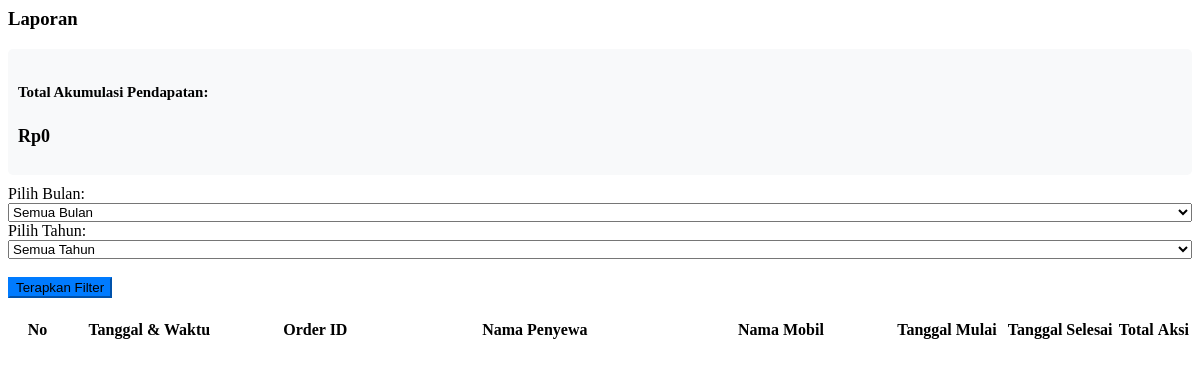
Page /admin/laporan.php on the earlier database version.
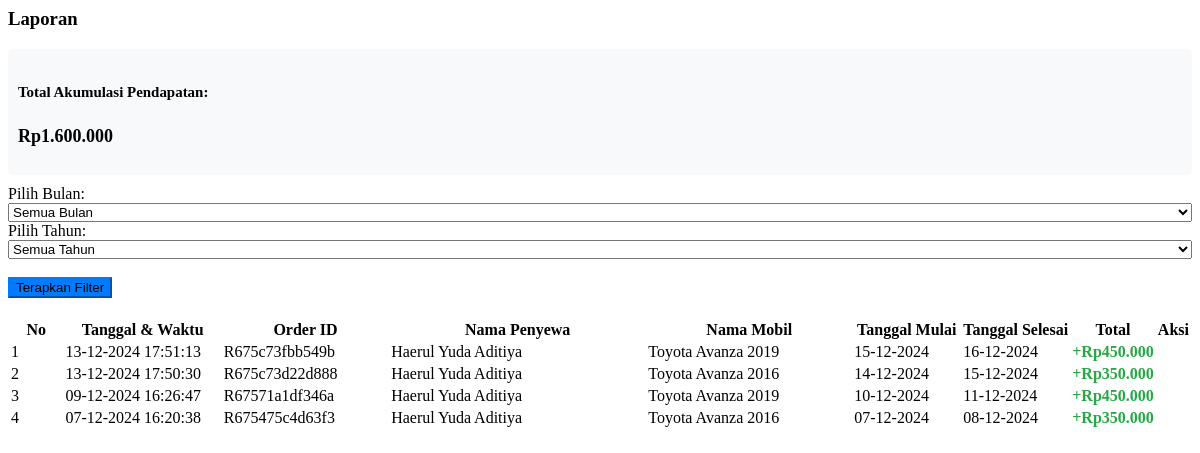
Same page on the later database version.
### tables this page shows
CREATE TABLE `payments` (
  `payment_id` int(11) NOT NULL,
  `order_id` varchar(50) NOT NULL,
  `transaction_id` varchar(100) NOT NULL,
  `payment_type` varchar(50) NOT NULL,
  `gross_amount` decimal(15,2) NOT NULL,
  `payment_status` enum('pending','paid','failed') NOT NULL,
  `created_at` timestamp NOT NULL DEFAULT current_timestamp(),
  `updated_at` timestamp NOT NULL DEFAULT current_timestamp() ON UPDATE current_timestamp()
);

CREATE TABLE `users` (
  `id` int(11) NOT NULL,
  `fullname` varchar(100) NOT NULL,
  `phone` varchar(15) NOT NULL,
  `email` varchar(100) NOT NULL,
  `address` text NOT NULL,
  `password` varchar(255) NOT NULL,
  `status` enum('aktif','nonaktif') NOT NULL DEFAULT 'aktif',
  `role` enum('user','admin') NOT NULL DEFAULT 'user',
  `created_at` timestamp NOT NULL DEFAULT current_timestamp(),
  `reset_token` varchar(64) DEFAULT NULL,
  `reset_token_expire` datetime DEFAULT NULL
);

CREATE TABLE `rentals` (
  `rental_id` int(11) NOT NULL,
  `user_id` int(11) NOT NULL,
  `car_id` int(11) NOT NULL,
  `start_date` date NOT NULL,
  `end_date` date NOT NULL,
  `duration` int(11) NOT NULL,
  `total_price` decimal(10,2) NOT NULL,
  `payment_status` enum('not_chosen','pending','paid','failed') DEFAULT NULL,
  `order_id` varchar(50) NOT NULL,
  `created_at` timestamp NOT NULL DEFAULT current_timestamp(),
  `updated_at` timestamp NOT NULL DEFAULT current_timestamp() ON UPDATE current_timestamp()
);

### admin/laporan.php (the view, shortened to what this page needs)
<section class="content">
  <div class="container-fluid">
    <div class="row">
      <div class="col-12">
        <div class="card">
          <div class="card-header">
            <h3 class="card-title">Laporan</h3>
          </div>
          <div class="card-body">
            <?php
              $total_income = 0;
              $sql_filter = "";
              $sql = "SELECT
                          p.order_id,
                          CONCAT(c.brand, ' ', c.model, ' ', c.year) AS car_name,
                          r.start_date,
                          r.end_date,
                          p.gross_amount,
                          p.payment_status,
                          p.created_at,
                          u.fullname AS customer_name
                      FROM payments p
                      JOIN rentals r ON p.order_id = r.order_id
                      JOIN users u ON r.user_id = u.id
                      JOIN cars c ON r.car_id = c.car_id
                      WHERE p.payment_status = 'paid' $sql_filter
                      ORDER BY p.created_at DESC";
              $result = mysqli_query($conn, $sql);
              while($row = mysqli_fetch_assoc($result)) {
                $total_income += $row['gross_amount'];
              }
            ?>
            <div class="total-accumulated">
              <h5>Total Akumulasi Pendapatan:</h5>
              <p>Rp<?php echo number_format($total_income, 0, ',', '.'); ?></p>
            </div>
            <form method="POST" action="">
              <div class="form-group row">
                <div class="col-md-4">
                  <label for="month">Pilih Bulan:</label>
                  <select name="month" id="month" class="form-control">
                    <option value="">Semua Bulan</option>
                  </select>
                </div>
                <div class="col-md-4">
                  <label for="year">Pilih Tahun:</label>
                  <select name="year" id="year" class="form-control">
                    <option value="">Semua Tahun</option>
                  </select>
                </div>
                <div class="col-md-4">
                  <label>&nbsp;</label><br>
                  <button type="submit" class="btn btn-primary">Terapkan Filter</button>
                </div>
              </div>
            </form>
            <table id="example1" class="table table-bordered table-striped">
            <thead>
            <tr>
              <th style="width: 5%;">No</th>
              <th style="width: 15%;">Tanggal & Waktu</th>
              <th style="width: 15%;">Order ID</th>
              <th style="width: 25%;">Nama Penyewa</th>
              <th style="width: 20%;">Nama Mobil</th>
              <th style="width: 10%;">Tanggal Mulai</th>
              <th style="width: 10%;">Tanggal Selesai</th>
              <th style="width: 15%;">Total</th>
              <th style="width: 10%;" class="no-print">Aksi</th>
            </tr>
            </thead>
            <tbody>
              <?php
              $no = 0;
              mysqli_data_seek($result, 0);
              while($row = mysqli_fetch_assoc($result)) {
                $no++;
              ?>
              <tr>
                <td><?php echo $no; ?></td>
                <td><?php echo date('d-m-Y H:i:s', strtotime($row['created_at'])); ?></td>
                <td><?php echo $row['order_id']; ?></td>
                <td><?php echo $row['customer_name']; ?></td>
                <td><?php echo $row['car_name']; ?></td>
                <td><?php echo date('d-m-Y', strtotime($row['start_date'])); ?></td>
                <td><?php echo date('d-m-Y', strtotime($row['end_date'])); ?></td>
                <td>
                  <span class="total-amount">+Rp<?php echo number_format($row['gross_amount'], 0, ',', '.'); ?></span>
                </td>
                <td class="no-print">
                </td>
              </tr>
              <?php } ?>
            </tbody>
            </table>
          </div>
        </div>
      </div>
    </div>
  </div>
</section>

Differences in the rows shown:
added payments: created_at "13-12-2024 17:51:13", order "R675c73fbb549b", users.fullname "Haerul Yuda Aditiya", car_name "Toyota Avanza 2019", rentals.start_date "15-12-2024", rentals.end_date "16-12-2024", gross_amount "450.000"
added payments: created_at "13-12-2024 17:50:30", order "R675c73d22d888", users.fullname "Haerul Yuda Aditiya", car_name "Toyota Avanza 2016", rentals.start_date "14-12-2024", rentals.end_date "15-12-2024", gross_amount "350.000"
added payments: created_at "09-12-2024 16:26:47", order "R67571a1df346a", users.fullname "Haerul Yuda Aditiya", car_name "Toyota Avanza 2019", rentals.start_date "10-12-2024", rentals.end_date "11-12-2024", gross_amount "450.000"
added payments: created_at "07-12-2024 16:20:38", order "R675475c4d63f3", users.fullname "Haerul Yuda Aditiya", car_name "Toyota Avanza 2016", rentals.start_date "07-12-2024", rentals.end_date "08-12-2024", gross_amount "350.000"
Other differences:
$total_income: "0" → "1.600.000"
